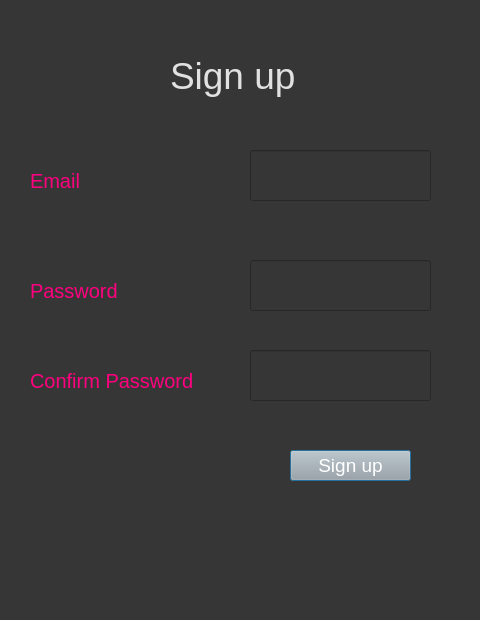
<?xml version="1.0" encoding="UTF-8"?>
<ui version="4.0">
 <class>Dialog</class>
 <widget class="QDialog" name="Dialog">
  <property name="geometry">
   <rect>
    <x>0</x>
    <y>0</y>
    <width>480</width>
    <height>620</height>
   </rect>
  </property>
  <property name="windowTitle">
   <string>Dialog</string>
  </property>
  <property name="styleSheet">
   <string notr="true">background-color: rgb(54, 54, 54);</string>
  </property>
  <widget class="QLabel" name="label">
   <property name="geometry">
    <rect>
     <x>170</x>
     <y>40</y>
     <width>161</width>
     <height>71</height>
    </rect>
   </property>
   <property name="styleSheet">
    <string notr="true">color:rgb(225, 225, 225); font-size:28pt;</string>
   </property>
   <property name="text">
    <string>Sign up</string>
   </property>
  </widget>
  <widget class="QLabel" name="label_2">
   <property name="geometry">
    <rect>
     <x>30</x>
     <y>160</y>
     <width>91</width>
     <height>41</height>
    </rect>
   </property>
   <property name="styleSheet">
    <string notr="true">font-size:15pt; color:rgb(255, 0, 127)</string>
   </property>
   <property name="text">
    <string>Email</string>
   </property>
  </widget>
  <widget class="QLineEdit" name="email">
   <property name="geometry">
    <rect>
     <x>250</x>
     <y>150</y>
     <width>181</width>
     <height>51</height>
    </rect>
   </property>
   <property name="styleSheet">
    <string notr="true">font-size:14pt; color:rgb(243, 243, 243)</string>
   </property>
  </widget>
  <widget class="QLineEdit" name="password">
   <property name="geometry">
    <rect>
     <x>250</x>
     <y>260</y>
     <width>181</width>
     <height>51</height>
    </rect>
   </property>
   <property name="styleSheet">
    <string notr="true">font-size:14pt; color:rgb(243, 243, 243)</string>
   </property>
  </widget>
  <widget class="QLabel" name="label_3">
   <property name="geometry">
    <rect>
     <x>30</x>
     <y>270</y>
     <width>111</width>
     <height>41</height>
    </rect>
   </property>
   <property name="styleSheet">
    <string notr="true">font-size:15pt; color:rgb(255, 0, 127)</string>
   </property>
   <property name="text">
    <string>Password</string>
   </property>
  </widget>
  <widget class="QPushButton" name="signupbutton">
   <property name="geometry">
    <rect>
     <x>290</x>
     <y>450</y>
     <width>121</width>
     <height>31</height>
    </rect>
   </property>
   <property name="styleSheet">
    <string notr="true">background-color: rgb(167, 168, 167); font-size:14pt; color:rgb(255, 255, 255)</string>
   </property>
   <property name="text">
    <string>Sign up</string>
   </property>
  </widget>
  <widget class="QLineEdit" name="confirmpass">
   <property name="geometry">
    <rect>
     <x>250</x>
     <y>350</y>
     <width>181</width>
     <height>51</height>
    </rect>
   </property>
   <property name="styleSheet">
    <string notr="true">font-size:14pt; color:rgb(243, 243, 243)</string>
   </property>
  </widget>
  <widget class="QLabel" name="label_4">
   <property name="geometry">
    <rect>
     <x>30</x>
     <y>360</y>
     <width>201</width>
     <height>41</height>
    </rect>
   </property>
   <property name="styleSheet">
    <string notr="true">font-size:15pt; color:rgb(255, 0, 127)</string>
   </property>
   <property name="text">
    <string>Confirm Password</string>
   </property>
  </widget>
 </widget>
 <resources/>
 <connections/>
</ui>
